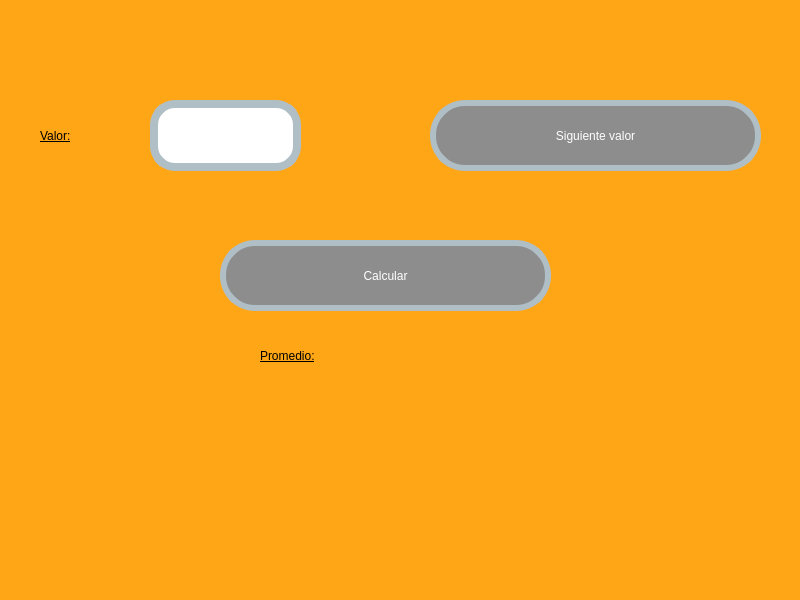
<?xml version="1.0" encoding="UTF-8"?>
<ui version="4.0">
 <class>MainWindow</class>
 <widget class="QMainWindow" name="MainWindow">
  <property name="geometry">
   <rect>
    <x>0</x>
    <y>0</y>
    <width>800</width>
    <height>600</height>
   </rect>
  </property>
  <property name="windowTitle">
   <string>MainWindow</string>
  </property>
  <property name="styleSheet">
   <string notr="true">background-color:rgb(255, 166, 23)</string>
  </property>
  <widget class="QWidget" name="centralwidget">
   <widget class="QPushButton" name="btn_AgregarValor">
    <property name="geometry">
     <rect>
      <x>430</x>
      <y>100</y>
      <width>331</width>
      <height>71</height>
     </rect>
    </property>
    <property name="styleSheet">
     <string notr="true">background-color:rgb(141, 141, 141);
font: 20pt &quot;Forte&quot;;
color:rgb(255, 255, 255);
border-radius:35px;
border:6px solid #B0BEC5;
</string>
    </property>
    <property name="text">
     <string>Siguiente valor</string>
    </property>
   </widget>
   <widget class="QLineEdit" name="txt_Valor">
    <property name="geometry">
     <rect>
      <x>150</x>
      <y>100</y>
      <width>151</width>
      <height>71</height>
     </rect>
    </property>
    <property name="contextMenuPolicy">
     <enum>Qt::PreventContextMenu</enum>
    </property>
    <property name="whatsThis">
     <string/>
    </property>
    <property name="styleSheet">
     <string notr="true">background-color:rgb(255, 255, 255);
color:rgb(0, 0, 0);
border-radius:25px;
border:8px solid #B0BEC5;
font: 75 16pt &quot;MS Shell Dlg 2&quot;;
</string>
    </property>
    <property name="text">
     <string/>
    </property>
    <property name="maxLength">
     <number>32774</number>
    </property>
    <property name="cursorPosition">
     <number>0</number>
    </property>
    <property name="dragEnabled">
     <bool>false</bool>
    </property>
    <property name="readOnly">
     <bool>false</bool>
    </property>
    <property name="clearButtonEnabled">
     <bool>false</bool>
    </property>
   </widget>
   <widget class="QLabel" name="label_3">
    <property name="geometry">
     <rect>
      <x>40</x>
      <y>110</y>
      <width>101</width>
      <height>51</height>
     </rect>
    </property>
    <property name="styleSheet">
     <string notr="true">
text-decoration: underline;
font: 20pt &quot;Forte&quot;;
color:rgb(0, 0, 0)
</string>
    </property>
    <property name="text">
     <string>Valor:</string>
    </property>
   </widget>
   <widget class="QLabel" name="Lbl_promedio">
    <property name="geometry">
     <rect>
      <x>260</x>
      <y>330</y>
      <width>221</width>
      <height>51</height>
     </rect>
    </property>
    <property name="styleSheet">
     <string notr="true">text-align: center; 
text-decoration: underline;
font: 20pt &quot;Forte&quot;;
color:rgb(0, 0, 0);
qproperty-alignment: 'AlignCenter';</string>
    </property>
    <property name="text">
     <string>Promedio:</string>
    </property>
   </widget>
   <widget class="QPushButton" name="btn_Calcular">
    <property name="geometry">
     <rect>
      <x>220</x>
      <y>240</y>
      <width>331</width>
      <height>71</height>
     </rect>
    </property>
    <property name="styleSheet">
     <string notr="true">background-color:rgb(141, 141, 141);
font: 20pt &quot;Forte&quot;;
color:rgb(255, 255, 255);
border-radius:35px;
border:6px solid #B0BEC5;
</string>
    </property>
    <property name="text">
     <string>Calcular</string>
    </property>
   </widget>
  </widget>
  <widget class="QMenuBar" name="menubar">
   <property name="geometry">
    <rect>
     <x>0</x>
     <y>0</y>
     <width>800</width>
     <height>26</height>
    </rect>
   </property>
  </widget>
  <widget class="QStatusBar" name="statusbar"/>
 </widget>
 <resources/>
 <connections/>
</ui>
